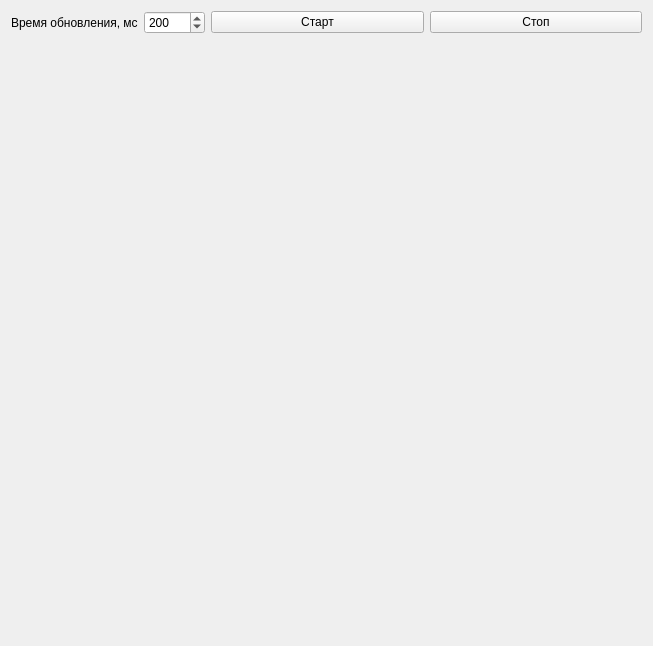
<?xml version="1.0" encoding="UTF-8"?>
<ui version="4.0">
 <class>MainWindow</class>
 <widget class="QMainWindow" name="MainWindow">
  <property name="geometry">
   <rect>
    <x>0</x>
    <y>0</y>
    <width>653</width>
    <height>646</height>
   </rect>
  </property>
  <property name="windowTitle">
   <string>MainWindow</string>
  </property>
  <widget class="QWidget" name="centralWidget">
   <layout class="QVBoxLayout" name="verticalLayout" stretch="0,1">
    <item>
     <layout class="QHBoxLayout" name="horizontalLayout" stretch="0,0,1,1">
      <item>
       <widget class="QLabel" name="label">
        <property name="text">
         <string>Время обновления, мс</string>
        </property>
       </widget>
      </item>
      <item>
       <widget class="QSpinBox" name="spinBox">
        <property name="maximum">
         <number>10000</number>
        </property>
        <property name="value">
         <number>200</number>
        </property>
       </widget>
      </item>
      <item>
       <widget class="QPushButton" name="pushButton">
        <property name="text">
         <string>Старт</string>
        </property>
       </widget>
      </item>
      <item>
       <widget class="QPushButton" name="pushButton_2">
        <property name="text">
         <string>Стоп</string>
        </property>
       </widget>
      </item>
     </layout>
    </item>
    <item>
     <widget class="LifeWidget" name="widget" native="true"/>
    </item>
   </layout>
  </widget>
 </widget>
 <layoutdefault spacing="6" margin="11"/>
 <customwidgets>
  <customwidget>
   <class>LifeWidget</class>
   <extends>QWidget</extends>
   <header location="global">LifeWidget.h</header>
   <container>1</container>
  </customwidget>
 </customwidgets>
 <resources/>
 <connections/>
</ui>
